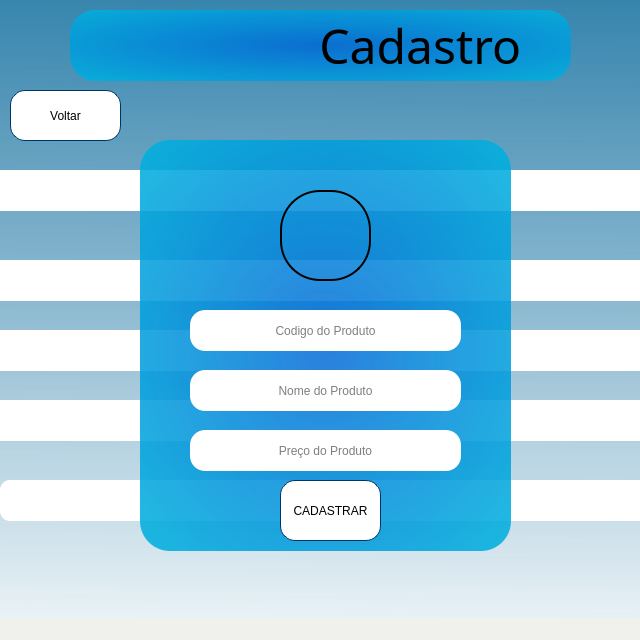
<?xml version="1.0" encoding="UTF-8"?>
<ui version="4.0">
 <class>Cadastro</class>
 <widget class="QMainWindow" name="Cadastro">
  <property name="geometry">
   <rect>
    <x>0</x>
    <y>0</y>
    <width>640</width>
    <height>640</height>
   </rect>
  </property>
  <property name="minimumSize">
   <size>
    <width>640</width>
    <height>640</height>
   </size>
  </property>
  <property name="maximumSize">
   <size>
    <width>640</width>
    <height>640</height>
   </size>
  </property>
  <property name="windowTitle">
   <string>MainWindow</string>
  </property>
  <property name="styleSheet">
   <string notr="true">background-color: rgb(240, 240, 237);</string>
  </property>
  <widget class="QWidget" name="centralwidget">
   <widget class="QFrame" name="frame_2">
    <property name="geometry">
     <rect>
      <x>-30</x>
      <y>-20</y>
      <width>951</width>
      <height>721</height>
     </rect>
    </property>
    <property name="minimumSize">
     <size>
      <width>951</width>
      <height>721</height>
     </size>
    </property>
    <property name="maximumSize">
     <size>
      <width>951</width>
      <height>721</height>
     </size>
    </property>
    <property name="styleSheet">
     <string notr="true">background-color: qlineargradient(spread:pad, x1:0.534, y1:0, x2:0.523, y2:1, stop:0 rgba(0, 101, 154, 203), stop:1 rgba(255, 255, 255, 255));</string>
    </property>
    <property name="frameShape">
     <enum>QFrame::StyledPanel</enum>
    </property>
    <property name="frameShadow">
     <enum>QFrame::Raised</enum>
    </property>
    <widget class="QLabel" name="label_9">
     <property name="geometry">
      <rect>
       <x>170</x>
       <y>160</y>
       <width>371</width>
       <height>411</height>
      </rect>
     </property>
     <property name="styleSheet">
      <string notr="true">background-color: qradialgradient(spread:pad, cx:0.5, cy:0.5, radius:1.185, fx:0.5, fy:0.5, stop:0 rgba(0, 104, 214, 214), stop:1 rgba(0, 226, 228, 228));

border-radius: 30px;</string>
     </property>
     <property name="text">
      <string/>
     </property>
    </widget>
    <widget class="QLineEdit" name="CadastroNome">
     <property name="geometry">
      <rect>
       <x>220</x>
       <y>390</y>
       <width>271</width>
       <height>41</height>
      </rect>
     </property>
     <property name="minimumSize">
      <size>
       <width>271</width>
       <height>41</height>
      </size>
     </property>
     <property name="styleSheet">
      <string notr="true">background-color: rgb(255, 255, 255);
font: 16pt &quot;Agency FB&quot;;
border-radius: 15px;</string>
     </property>
     <property name="text">
      <string/>
     </property>
     <property name="alignment">
      <set>Qt::AlignCenter</set>
     </property>
     <property name="placeholderText">
      <string>Nome do Produto</string>
     </property>
    </widget>
    <widget class="QLineEdit" name="CadastroCodigo">
     <property name="geometry">
      <rect>
       <x>220</x>
       <y>330</y>
       <width>271</width>
       <height>41</height>
      </rect>
     </property>
     <property name="minimumSize">
      <size>
       <width>271</width>
       <height>41</height>
      </size>
     </property>
     <property name="styleSheet">
      <string notr="true">background-color: rgb(255, 255, 255);
font: 16pt &quot;Agency FB&quot;;
border-radius: 15px;</string>
     </property>
     <property name="text">
      <string/>
     </property>
     <property name="alignment">
      <set>Qt::AlignCenter</set>
     </property>
     <property name="placeholderText">
      <string>Codigo do Produto</string>
     </property>
    </widget>
    <widget class="QLineEdit" name="CadastroPreco">
     <property name="geometry">
      <rect>
       <x>220</x>
       <y>450</y>
       <width>271</width>
       <height>41</height>
      </rect>
     </property>
     <property name="minimumSize">
      <size>
       <width>271</width>
       <height>41</height>
      </size>
     </property>
     <property name="styleSheet">
      <string notr="true">background-color: rgb(255, 255, 255);
font: 16pt &quot;Agency FB&quot;;
border-radius: 15px;
</string>
     </property>
     <property name="text">
      <string/>
     </property>
     <property name="alignment">
      <set>Qt::AlignCenter</set>
     </property>
     <property name="placeholderText">
      <string>Preço do Produto</string>
     </property>
    </widget>
    <widget class="QPushButton" name="CadastroCadastrar">
     <property name="geometry">
      <rect>
       <x>310</x>
       <y>500</y>
       <width>101</width>
       <height>61</height>
      </rect>
     </property>
     <property name="minimumSize">
      <size>
       <width>101</width>
       <height>41</height>
      </size>
     </property>
     <property name="styleSheet">
      <string notr="true">border-style: solid;
border-width: 1px;
border-color: rgb(0, 51, 102);
background-color: rgb(255, 255, 255);
border-radius: 15px;
</string>
     </property>
     <property name="text">
      <string>CADASTRAR</string>
     </property>
    </widget>
    <widget class="QLabel" name="label_10">
     <property name="geometry">
      <rect>
       <x>100</x>
       <y>30</y>
       <width>501</width>
       <height>71</height>
      </rect>
     </property>
     <property name="font">
      <font>
       <family>Agency FB</family>
       <pointsize>36</pointsize>
       <weight>50</weight>
       <italic>false</italic>
       <bold>false</bold>
      </font>
     </property>
     <property name="styleSheet">
      <string notr="true">
background-color: qradialgradient(spread:pad, cx:0.5, cy:0.5, radius:1.185, fx:0.5, fy:0.5, stop:0 rgba(0, 104, 214, 214), stop:1 rgba(0, 226, 228, 228));
font: 36pt &quot;Agency FB&quot;;
border-radius:25px;
</string>
     </property>
     <property name="text">
      <string>                    Cadastro</string>
     </property>
    </widget>
    <widget class="QPushButton" name="Voltar">
     <property name="geometry">
      <rect>
       <x>40</x>
       <y>110</y>
       <width>111</width>
       <height>51</height>
      </rect>
     </property>
     <property name="minimumSize">
      <size>
       <width>101</width>
       <height>41</height>
      </size>
     </property>
     <property name="styleSheet">
      <string notr="true">border-style: solid;
border-width: 1px;
border-color: rgb(0, 51, 102);
background-color: rgb(255, 255, 255);
border-radius: 15px;
</string>
     </property>
     <property name="text">
      <string>Voltar</string>
     </property>
    </widget>
    <widget class="QLabel" name="label">
     <property name="geometry">
      <rect>
       <x>310</x>
       <y>210</y>
       <width>91</width>
       <height>91</height>
      </rect>
     </property>
     <property name="styleSheet">
      <string notr="true">background-color: rgba(255, 255, 255, 0);
border-style: solid;
border-radius: 40px;
border-width: 2px;
border-color: rgb(0, 0, 0);</string>
     </property>
     <property name="text">
      <string/>
     </property>
     <property name="pixmap">
      <pixmap>fotos/sell-stock.png</pixmap>
     </property>
     <property name="scaledContents">
      <bool>true</bool>
     </property>
    </widget>
    <widget class="QLabel" name="label_13">
     <property name="geometry">
      <rect>
       <x>-90</x>
       <y>190</y>
       <width>1331</width>
       <height>41</height>
      </rect>
     </property>
     <property name="styleSheet">
      <string notr="true">background-color: rgb(255, 255, 255);
border-radius: 10px;
</string>
     </property>
     <property name="text">
      <string/>
     </property>
    </widget>
    <widget class="QLabel" name="label_14">
     <property name="geometry">
      <rect>
       <x>-70</x>
       <y>350</y>
       <width>1331</width>
       <height>41</height>
      </rect>
     </property>
     <property name="styleSheet">
      <string notr="true">background-color: rgb(255, 255, 255);
border-radius: 10px;
</string>
     </property>
     <property name="text">
      <string/>
     </property>
    </widget>
    <widget class="QLabel" name="label_16">
     <property name="geometry">
      <rect>
       <x>-90</x>
       <y>420</y>
       <width>1331</width>
       <height>41</height>
      </rect>
     </property>
     <property name="styleSheet">
      <string notr="true">background-color: rgb(255, 255, 255);
border-radius: 10px;
</string>
     </property>
     <property name="text">
      <string/>
     </property>
    </widget>
    <widget class="QLabel" name="label_17">
     <property name="geometry">
      <rect>
       <x>30</x>
       <y>500</y>
       <width>1331</width>
       <height>41</height>
      </rect>
     </property>
     <property name="styleSheet">
      <string notr="true">background-color: rgb(255, 255, 255);
border-radius: 10px;
</string>
     </property>
     <property name="text">
      <string/>
     </property>
    </widget>
    <widget class="QLabel" name="label_18">
     <property name="geometry">
      <rect>
       <x>-230</x>
       <y>280</y>
       <width>1331</width>
       <height>41</height>
      </rect>
     </property>
     <property name="styleSheet">
      <string notr="true">background-color: rgb(255, 255, 255);
border-radius: 10px;
</string>
     </property>
     <property name="text">
      <string/>
     </property>
    </widget>
    <zorder>label_18</zorder>
    <zorder>label_17</zorder>
    <zorder>label_13</zorder>
    <zorder>label_16</zorder>
    <zorder>label_14</zorder>
    <zorder>label_9</zorder>
    <zorder>CadastroNome</zorder>
    <zorder>CadastroCodigo</zorder>
    <zorder>CadastroPreco</zorder>
    <zorder>CadastroCadastrar</zorder>
    <zorder>label_10</zorder>
    <zorder>Voltar</zorder>
    <zorder>label</zorder>
   </widget>
  </widget>
  <widget class="QMenuBar" name="menubar">
   <property name="geometry">
    <rect>
     <x>0</x>
     <y>0</y>
     <width>640</width>
     <height>21</height>
    </rect>
   </property>
  </widget>
  <widget class="QStatusBar" name="statusbar"/>
 </widget>
 <resources>
  <include location="fotos.qrc"/>
 </resources>
 <connections/>
</ui>
